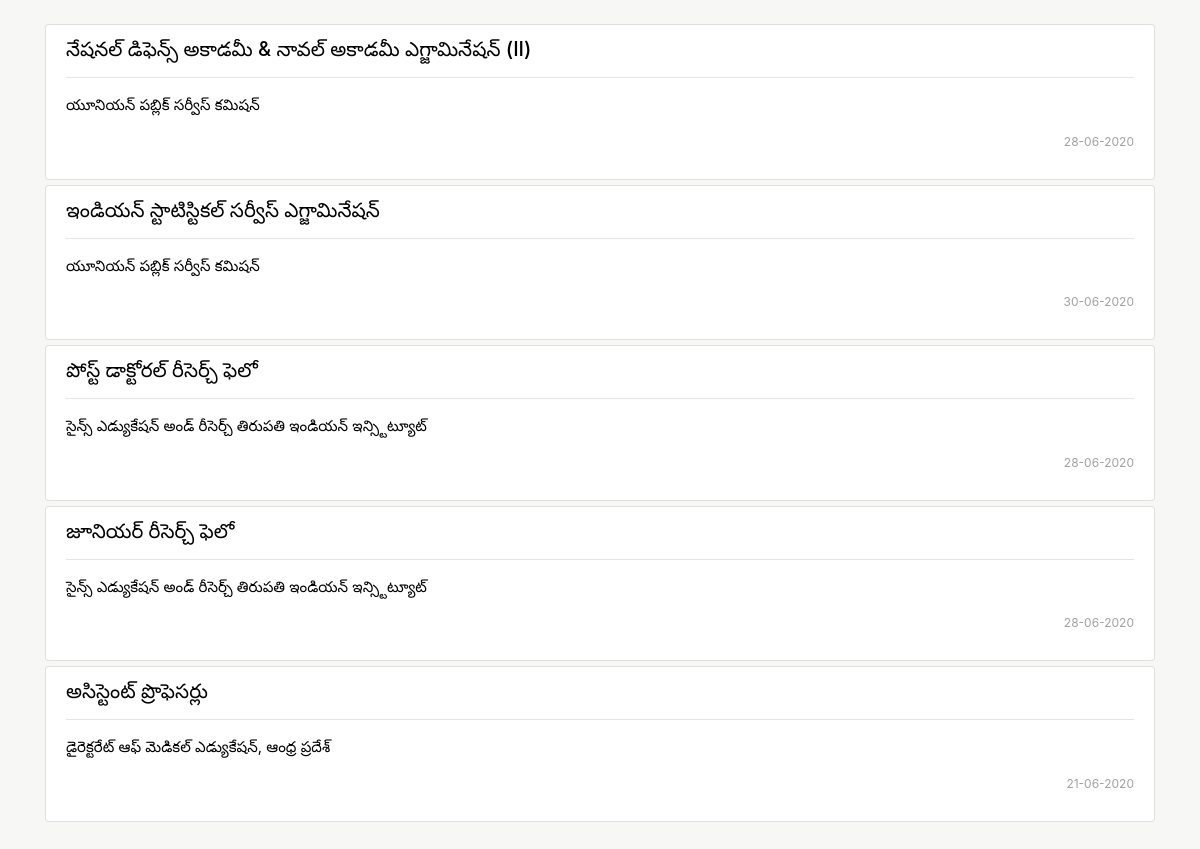
The app's page /list_te/ with its own data.
### English/models.py (models this page shows, shortened)
class Job(models.Model):
    JobId = models.AutoField(primary_key=True)
    Language = models.CharField(max_length=12, choices=STATES, default='ENGLISH')
    Name = models.CharField(max_length=100)
    Department = models.CharField(max_length=100)
    Notification_Date = models.CharField(max_length=100)
    Number_Of_Posts = models.CharField(max_length=100)
    LastDate = models.CharField(max_length=100)
    Education = models.CharField(max_length=100)
    Age_Limit = models.CharField(max_length=100)
    Salary = models.CharField(max_length=100)
    Location = models.CharField(max_length=100)
    Application_Fees = models.CharField(max_length=100)
    Selection_Process = models.TextField()
    How_To_Apply = models.TextField()
    Pdf_link = models.CharField(max_length=100)
    Official_Notification = models.CharField(max_length=100)
    Selection_Process_KN  = models.TextField(default="Dont Fill",blank=True, null=True)
    Selection_Process_TE  = models.TextField(default="Dont Fill",blank=True, null=True)
    Selection_Process_TA  = models.TextField(default="Dont Fill",blank=True, null=True)
    Selection_Process_MR  = models.TextField(default="Dont Fill",blank=True, null=True)
    Selection_Process_GU  = models.TextField(default="Dont Fill",blank=True, null=True)
    Selection_Process_PA  = models.TextField(default="Dont Fill",blank=True, null=True)
    Selection_Process_ML  = models.TextField(default="Dont Fill",blank=True, null=True)
    Selection_Process_UR  = models.TextField(default="Dont Fill",blank=True, null=True)
    Selection_Process_BN  = models.TextField(default="Dont Fill",blank=True, null=True)
    Selection_Process_OR  = models.TextField(default="Dont Fill",blank=True, null=True)
    How_To_Apply_KN  = models.TextField(default="Dont Fill",blank=True, null=True)
    How_To_Apply_TE  = models.TextField(default="Dont Fill",blank=True, null=True)
    How_To_Apply_TA  = models.TextField(default="Dont Fill",blank=True, null=True)
    How_To_Apply_MR  = models.TextField(default="Dont Fill",blank=True, null=True)
    How_To_Apply_GU  = models.TextField(default="Dont Fill",blank=True, null=True)
    How_To_Apply_PA  = models.TextField(default="Dont Fill",blank=True, null=True)
    How_To_Apply_ML  = models.TextField(default="Dont Fill",blank=True, null=True)
    How_To_Apply_UR  = models.TextField(default="Dont Fill",blank=True, null=True)
    How_To_Apply_BN  = models.TextField(default="Dont Fill",blank=True, null=True)
    How_To_Apply_OR  = models.TextField(default="Dont Fill",blank=True, null=True)
    How_To_Apply_HI  = models.TextField(default="Dont Fill",blank=True, null=True)
    Name_KN  = models.TextField(default="Dont Fill",blank=True, null=True)
    Name_TE  = models.TextField(default="Dont Fill",blank=True, null=True)
    Name_TA  = models.TextField(default="Dont Fill",blank=True, null=True)
    Name_MR  = models.TextField(default="Dont Fill",blank=True, null=True)
    Name_GU  = models.TextField(default="Dont Fill",blank=True, null=True)
    Name_PA  = models.TextField(default="Dont Fill",blank=True, null=True)
    Name_ML  = models.TextField(default="Dont Fill",blank=True, null=True)
    Name_UR  = models.TextField(default="Dont Fill",blank=True, null=True)
    Name_BN  = models.TextField(default="Dont Fill",blank=True, null=True)
    Name_OR  = models.TextField(default="Dont Fill",blank=True, null=True)
    Name_HI  = models.TextField(default="Dont Fill",blank=True, null=True)
    Department_KN  = models.TextField(default="Dont Fill",blank=True, null=True)
    Department_TE  = models.TextField(default="Dont Fill",blank=True, null=True)
    Department_TA  = models.TextField(default="Dont Fill",blank=True, null=True)
    Department_MR  = models.TextField(default="Dont Fill",blank=True, null=True)
    Department_GU  = models.TextField(default="Dont Fill",blank=True, null=True)
    Department_PA  = models.TextField(default="Dont Fill",blank=True, null=True)
    Department_ML  = models.TextField(default="Dont Fill",blank=True, null=True)
    Department_UR  = models.TextField(default="Dont Fill",blank=True, null=True)
    Department_BN  = models.TextField(default="Dont Fill",blank=True, null=True)
    Department_OR  = models.TextField(default="Dont Fill",blank=True, null=True)
    Department_HI  = models.TextField(default="Dont Fill",blank=True, null=True)
    Location_TE  = models.TextField(default="Dont Fill",blank=True, null=True)
    Location_TA  = models.TextField(default="Dont Fill",blank=True, null=True)
    Location_MR  = models.TextField(default="Dont Fill",blank=True, null=True)
    Location_GU  = models.TextField(default="Dont Fill",blank=True, null=True)
    Location_PA  = models.TextField(default="Dont Fill",blank=True, null=True)
    Location_ML  = models.TextField(default="Dont Fill",blank=True, null=True)
    Location_UR  = models.TextField(default="Dont Fill",blank=True, null=True)
    Location_BN  = models.TextField(default="Dont Fill",blank=True, null=True)
    Location_OR  = models.TextField(default="Dont Fill",blank=True, null=True)
    Location_HI  = models.TextField(default="Dont Fill",blank=True, null=True)
    Location_KN  = models.TextField(default="Dont Fill",blank=True, null=True)
    class Meta:
      db_table = "jobs"

### English/views.py (the view)
def getlists_te(request):
   qs = Job.objects.filter(Q(Language="te")|Q(Language="en"))
   return render(request, "list_te.html", {'qs':list(qs)})

### English/templates/list_te.html (shortened to what this page needs)
<!DOCTYPE html>
<html lang="en">
<head>
  <link rel="stylesheet" href="https://maxcdn.bootstrapcdn.com/bootstrap/4.5.0/css/bootstrap.min.css">
</head>
<body style="background-color: #F7F7F6">
<br>
<div class="container">
    {% for obj in qs %}
  <ul class="list-group" style="padding-bottom: 5px">
    <li class="list-group-item"><a href="#"><a style="text-decoration: none;color: #000;" href="../detail_te/{{obj.JobId}}">
      <h5>{{obj.Name_TE}}</h5>
      <hr>
      <p style="font-size:15px;">{{obj.Department_TE}}</p>
      <p style="font-size:12px;width: 100%;text-align: right;color:#a0a0a0;">{{obj.Notification_Date}}</p>
    </li></a>
  </ul>
    {% endfor %}
  <br>  <br>
</div>
</body>
</html>

### records on screen
Job: Name_TE "నేషనల్ డిఫెన్స్ అకాడమీ & నావల్ అకాడమీ ఎగ్జామినేషన్ (II)", Department_TE "యూనియన్ పబ్లిక్ సర్వీస్ కమిషన్", Notification_Date "28-06-2020"
Job: Name_TE "ఇండియన్ స్టాటిస్టికల్ సర్వీస్ ఎగ్జామినేషన్", Department_TE "యూనియన్ పబ్లిక్ సర్వీస్ కమిషన్", Notification_Date "30-06-2020"
Job: Name_TE "పోస్ట్ డాక్టోరల్ రీసెర్చ్ ఫెలో", Department_TE "సైన్స్ ఎడ్యుకేషన్ అండ్ రీసెర్చ్ తిరుపతి ఇండియన్ ఇన్స్టిట్యూట్", Notification_Date "28-06-2020"
Job: Name_TE "జూనియర్ రీసెర్చ్ ఫెలో", Department_TE "సైన్స్ ఎడ్యుకేషన్ అండ్ రీసెర్చ్ తిరుపతి ఇండియన్ ఇన్స్టిట్యూట్", Notification_Date "28-06-2020"
Job: Name_TE "అసిస్టెంట్ ప్రొఫెసర్లు", Department_TE "డైరెక్టరేట్ ఆఫ్ మెడికల్ ఎడ్యుకేషన్, ఆంధ్ర ప్రదేశ్", Notification_Date "21-06-2020"
